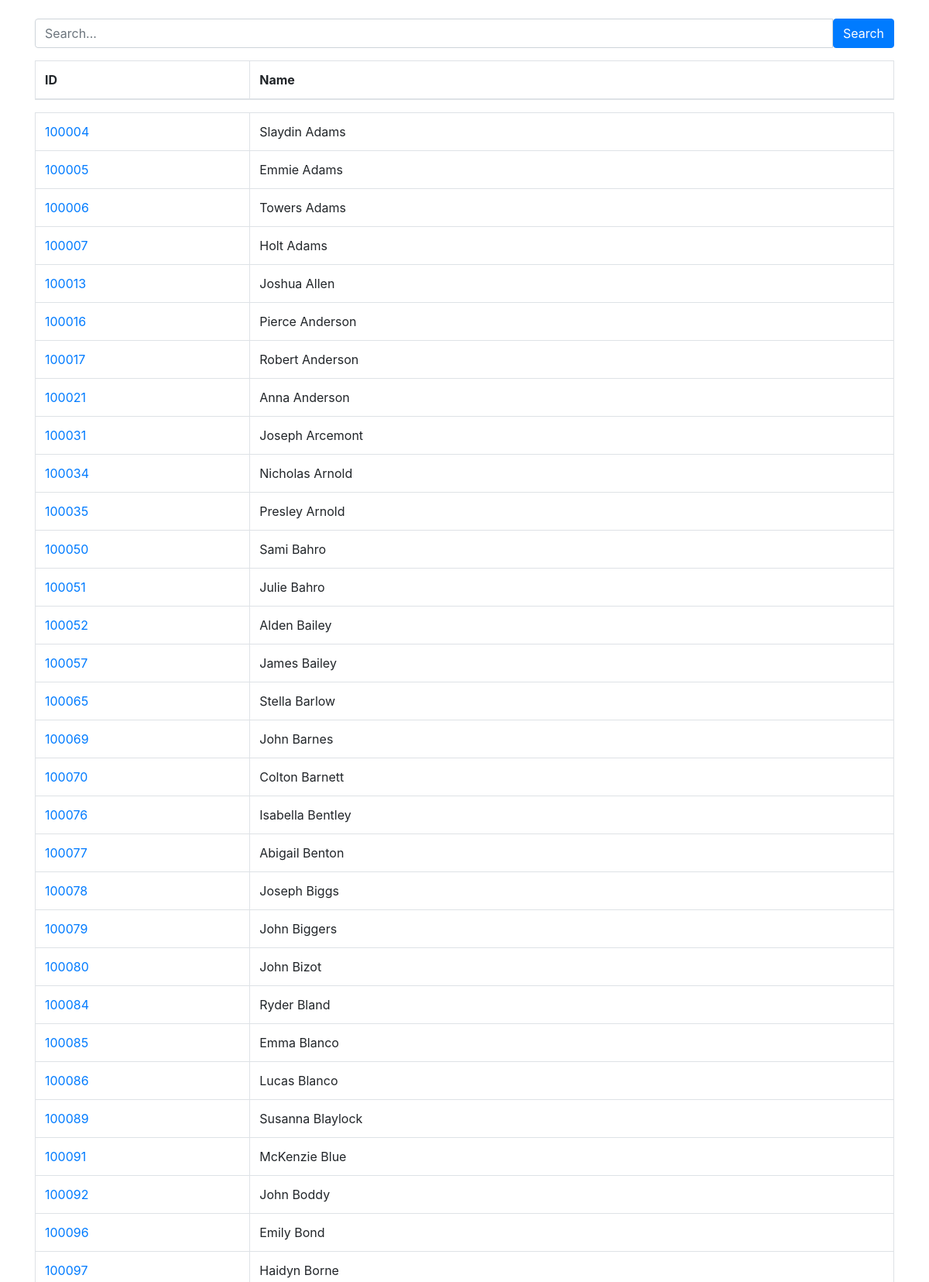
/historical (upper part), run on the app's committed database.
### app.py (models this page shows)
class Students(db.Model):
    studentID = db.Column(db.Integer, primary_key=True)
    firstname = db.Column(db.String(120), nullable=False)
    lastname = db.Column(db.String(120), nullable=False)
    email = db.Column(db.String(120), unique=True, nullable=False)
    borrowings = db.relationship('Borrower', backref='student', lazy=True)
    card = db.relationship('Card', backref='student', lazy=True)

### app.py (the view)
@app.route('/historical', methods=['GET', 'POST'])
def historical():
    if request.method == 'POST':
        search = request.form.get('search')
        students = Students.query.filter(Students.lastname.ilike(f"%{search}%")).all()
        return render_template('history.html', students=students)
    else:
        students = Students.query.all()  # Fetch all Students records
        return render_template('history.html', active_page='Students', students=students)

### templates/history.html (shortened to what this page needs)
<!DOCTYPE html>
<html lang="en">
<head>
    <link rel="stylesheet" href="https://cdn.jsdelivr.net/npm/bootstrap@4.0.0/dist/css/bootstrap.min.css">
    <link rel="stylesheet" href="{{ url_for('static', filename='styles.css') }}">
</head>
<body>
    <div class="container mt-4">
        <form class="mb-3" method="POST">
            <div class="input-group">
                <input type="text" class="form-control" name="search" placeholder="Search...">
                <button class="btn btn-primary" type="submit">Search</button>
            </div>
        </form>
        <div class="table-container">
            <table class="table table-bordered">
                <thead>
                    <tr>
                        <th class="w-25">ID</th>
                        <th class="w-75">Name</th>
                    </tr>
                </thead>
            </table>
            <div class="table-body-container">
                <table class="table table-bordered table-scrollable">
                    <tbody>
                        {% for student in students %}
                        <tr>
                            <td class="w-25"><a href="/student/{{ student.studentID}}"> {{ student.studentID }}</a></td>
                            <td class="w-75">{{ student.firstname }} {{ student.lastname }}</td>
                        </tr>
                        {% endfor %}
                    </tbody>
                </table>
            </div>
        </div>
    </div>
</body>
</html>

### data on the page
Students: studentID "100004", firstname "Slaydin", lastname "Adams"
Students: studentID "100005", firstname "Emmie", lastname "Adams"
Students: studentID "100006", firstname "Towers", lastname "Adams"
Students: studentID "100007", firstname "Holt", lastname "Adams"
Students: studentID "100013", firstname "Joshua", lastname "Allen"
Students: studentID "100016", firstname "Pierce", lastname "Anderson"
Students: studentID "100017", firstname "Robert", lastname "Anderson"
Students: studentID "100021", firstname "Anna", lastname "Anderson"
Students: studentID "100031", firstname "Joseph", lastname "Arcemont"
Students: studentID "100034", firstname "Nicholas", lastname "Arnold"
Students: studentID "100035", firstname "Presley", lastname "Arnold"
Students: studentID "100050", firstname "Sami", lastname "Bahro"
Students: studentID "100051", firstname "Julie", lastname "Bahro"
Students: studentID "100052", firstname "Alden", lastname "Bailey"
Students: studentID "100057", firstname "James", lastname "Bailey"
Students: studentID "100065", firstname "Stella", lastname "Barlow"
Students: studentID "100069", firstname "John", lastname "Barnes"
Students: studentID "100070", firstname "Colton", lastname "Barnett"
Students: studentID "100076", firstname "Isabella", lastname "Bentley"
Students: studentID "100077", firstname "Abigail", lastname "Benton"
Students: studentID "100078", firstname "Joseph", lastname "Biggs"
Students: studentID "100079", firstname "John", lastname "Biggers"
Students: studentID "100080", firstname "John", lastname "Bizot"
Students: studentID "100084", firstname "Ryder", lastname "Bland"
Students: studentID "100085", firstname "Emma", lastname "Blanco"
Students: studentID "100086", firstname "Lucas", lastname "Blanco"
Students: studentID "100089", firstname "Susanna", lastname "Blaylock"
Students: studentID "100091", firstname "McKenzie", lastname "Blue"
Students: studentID "100092", firstname "John", lastname "Boddy"
Students: studentID "100096", firstname "Emily", lastname "Bond"
Students: studentID "100097", firstname "Haidyn", lastname "Borne"
